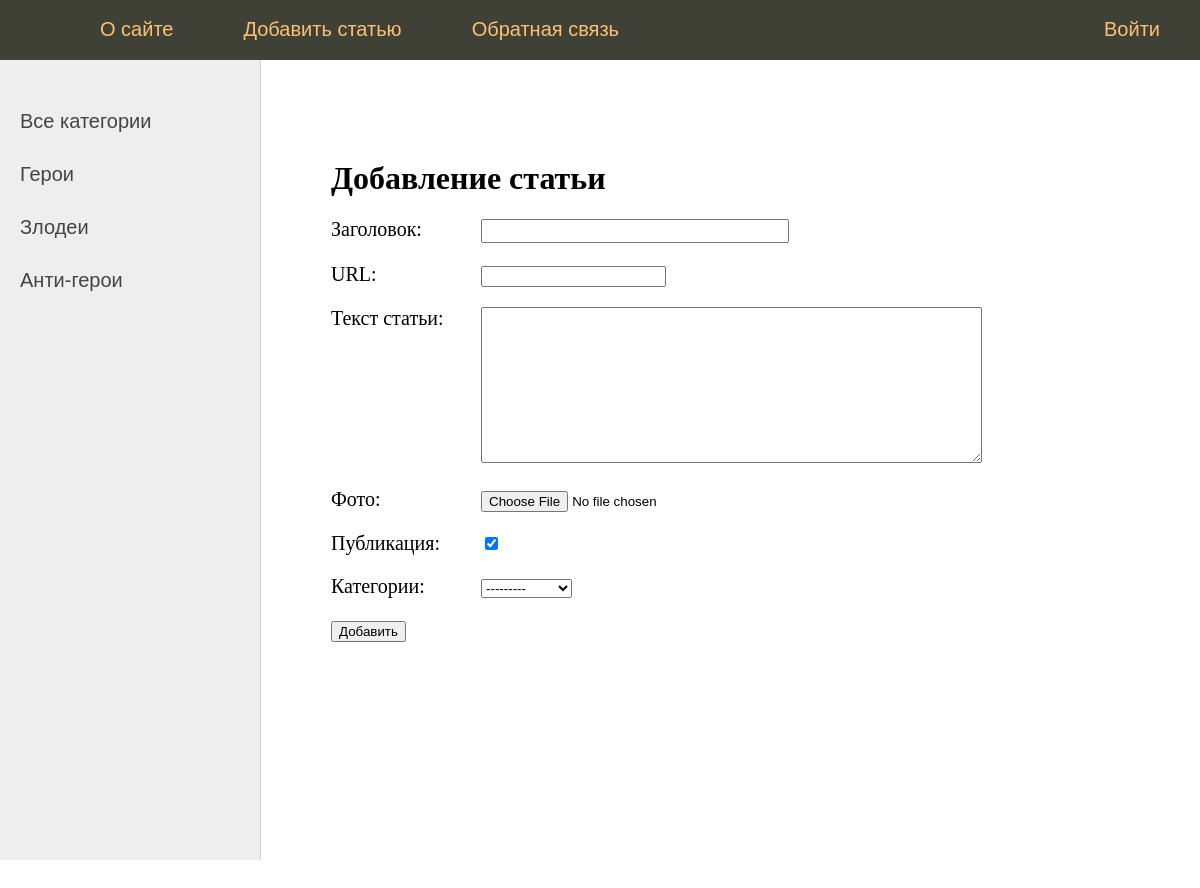
The page /addpage/ on the database its author committed.
### women/models.py (models this page shows)
class Category(models.Model):
    name = models.CharField(max_length=100, db_index=True, verbose_name="Категория")
    slug = models.SlugField(max_length=255, unique=True, db_index=True, verbose_name="URL")
    def __str__(self):
        return self.name
    def get_absolute_url(self):
        return reverse('category', kwargs={'cat_slug': self.slug})
    class Meta:
        verbose_name = 'Категория'
        verbose_name_plural = 'Категории'
        ordering = ['id']

### women/views.py (the view)
# urls.py: path('addpage/', addpage, name='add_page'),
def addpage(request):
    if request.method == 'POST':
        form = AddPostForm(request.POST, request.FILES)
        if form.is_valid():
            try:
                form.save()
                return redirect('home')
            except:
                form.add_error(None, 'Ошибка добавления поста')
    else:
        form = AddPostForm()
    return render(request, 'women/addpage.html', {'form': form, 'menu': menu, 'title': 'Добавление статьи'})

### women/forms.py
class AddPostForm(forms.ModelForm):
  class Meta:
      model = Women
      fields = ['title','slug','content','photo','is_published','cat']
      widgets = {
          'title' : forms.TextInput(attrs={'class':'form-input'}),
          'content' : forms.Textarea(attrs={'cols': 60,'rows': 10}),
      }

### women/templatetags/women_tags.py (called while the page is built)
@register.inclusion_tag('women/list_categories.html')
def show_categories(sort=None, cat_selected=0):
    if not sort:
        cats = Category.objects.all()
    else:
        cats = Category.objects.order_by(sort)
    return {"cats": cats, "cat_selected": cat_selected}

### women/templates/women/addpage.html (shortened to what this page needs)
{% extends 'women/base.html' %}
{% block content %}
<h1>{{title}}</h1>
<form action="{% url 'add_page' %}" method="post" enctype="multipart/form-data">
{% for f in form %}
<p><label class="form-label" for="{{ f.id_for_label }}">{{f.label}}: </label>{{ f }}</p>
{% endfor %}
    <button type="submit">Добавить</button>
</form>
{% endblock %}

### women/templates/women/list_categories.html
{% for c in cats %}
	{% if c.pk == cat_selected %}
		<li class="selected">{{c.name}}</li>
	{% else %}
		<li><a href="{{ c.get_absolute_url }}">{{c.name}}</a></li>
	{% endif %}
{% endfor %}

### women/static/women/css/styles.css (style rules this page uses)
html, body { font-family: 'Arial'; margin: 0; padding: 0; height: 100%; width: 100%; color: #444; }
a { color: #0059b2; text-decoration: none; }
.left-chapters ul li { margin: 30px 0 0 0; color: #999; }
.left-chapters ul li a { color: #444; text-decoration: none; }
.content-text h1 { font-size: 32px; }
.form-input { width: 300px; font-size: 16px; }
.form-label { display: inline-block; min-width: 150px; vertical-align: top; }

### rows shown on the page
Category: name "Герои"
Category: name "Злодеи"
Category: name "Анти-герои"

### other values the page prints
{{ m.title }} "О сайте" "Добавить статью" "Обратная связь"
{{ m.title }} "Войти"
{{ title }} "Добавление статьи"
{{ f.label }} "Заголовок" "URL" "Текст статьи" "Фото" "Публикация" "Категории"
